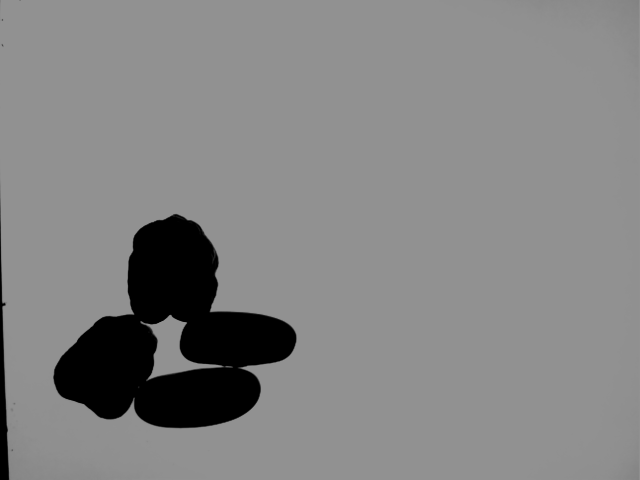
#> input picture phase 1/000007.bmp, 640 x 480 px
$ jupyter execute Erosion.ipynb
#> lines starting #> are read from the running program, lines starting #| are printed output that depends on the picture; after the words box and inside, x2 and y2 are one past the last pixel; in counts of white or black regions, pixels touching at a corner belong together
[cell 1]
import numpy as np
import cv2
import matplotlib.pyplot as plt
import time  # Importa il modulo per il timing

def connected_components_labeling(binary_image):
    h, w = binary_image.shape
    labels = np.zeros((h, w), dtype=np.int32)
    label_equivalences = {}
    next_label = 1

    # Passo 1: Assegnazione etichette provvisorie
    for i in range(h):
        for j in range(w):
            if binary_image[i, j] == 255:
                neighbors = []
                if j > 0 and labels[i, j - 1] > 0:
                    neighbors.append(labels[i, j - 1])
                if i > 0 and labels[i - 1, j] > 0:
                    neighbors.append(labels[i - 1, j])

                if not neighbors:
                    labels[i, j] = next_label
                    label_equivalences[next_label] = next_label
                    next_label += 1
                else:
                    min_label = min(neighbors)
                    labels[i, j] = min_label
                    for n in neighbors:
                        if n != min_label:
                            label_equivalences[n] = min_label

    # Passo 2: Risoluzione etichette equivalenti
    for i in range(h):
        for j in range(w):
            if labels[i, j] > 0:
                root = labels[i, j]
                while root != label_equivalences[root]:
                    root = label_equivalences[root]
                labels[i, j] = root

    unique_labels = np.unique(labels)
    num_labels = len(unique_labels) - (1 if 0 in unique_labels else 0)

    # Creazione immagine colorata con sfondo bianco
    label_hue = np.uint8(179 * labels / np.max(labels))
    blank_ch = 255 * np.ones_like(label_hue)
    labeled_img = cv2.merge([label_hue, blank_ch, blank_ch])
    labeled_img = cv2.cvtColor(labeled_img, cv2.COLOR_HSV2RGB)
    labeled_img[labels == 0] = [255, 255, 255]  # Sfondo bianco

    return labeled_img, num_labels

#%% Carica l'immagine e convertila in scala di grigi
beans_img = cv2.imread('000007.bmp')
#> beans_img is the input picture: shape (480, 640, 3); min 0, max 146, mean 131.5
img_gray = cv2.cvtColor(beans_img, cv2.COLOR_BGR2GRAY)

#%% Ritaglio dei bordi
height, width = img_gray.shape
#> height = 480; width = 640
border_x = int(height * 0.02)
#> border_x = 9
border_y = int(width * 0.02)
#> border_y = 12
img_cropped = img_gray[border_x:height-border_x, border_y:width-border_y]
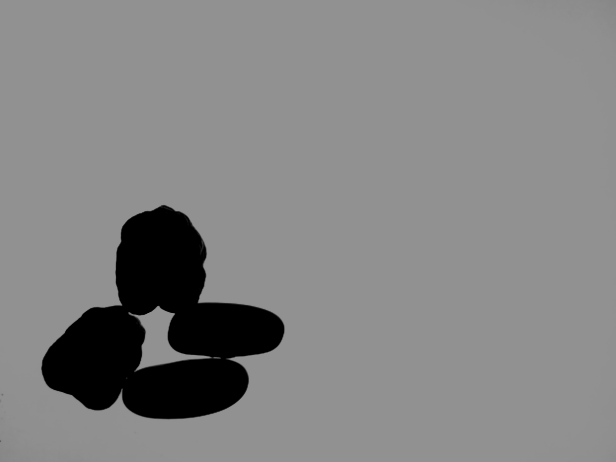
#> img_cropped: shape (462, 616); min 0, max 146, mean 131.1

#%% Segmentazione
threshold = 75
ret, img_segmented = cv2.threshold(img_cropped, threshold, 255, cv2.THRESH_BINARY_INV)
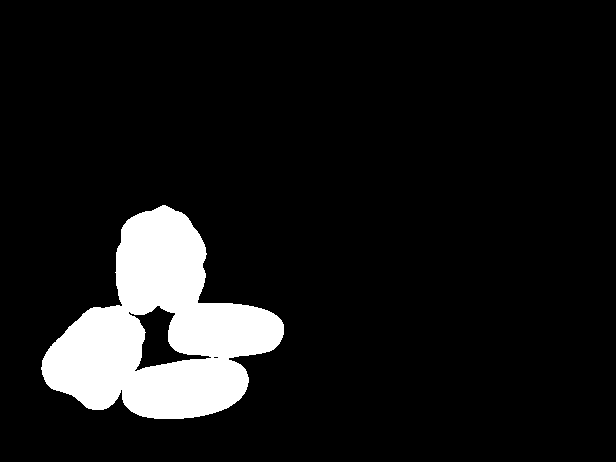
#> img_segmented: shape (462, 616); 9.5% white; 1 white region, box (x1, y1, x2, y2) and area: (41, 205, 284, 419) 26955
#> ret = 75

#%% Operazioni Morfologiche con Erosione più leggera
kernel_erode = cv2.getStructuringElement(cv2.MORPH_ELLIPSE, (3,3))  # Kernel più piccolo
img_eroded = cv2.erode(img_segmented, kernel_erode, iterations=22)  # Meno iterazioni
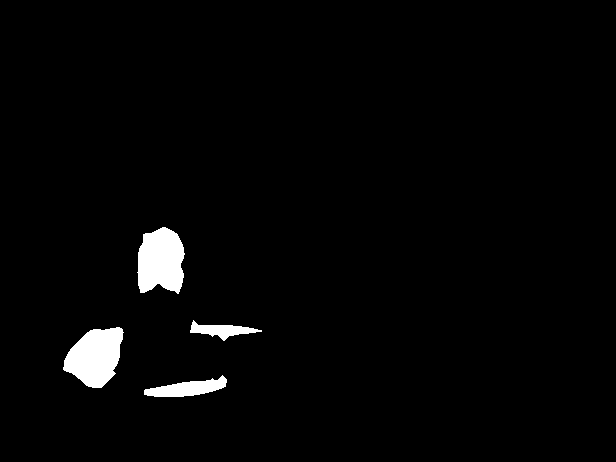
#> img_eroded: shape (462, 616); 2.3% white; 4 white regions, box (x1, y1, x2, y2) and area: (137, 227, 185, 294) 2521, (63, 327, 124, 388) 2510, (144, 375, 227, 397) 973, (190, 320, 262, 341) 637

# Apertura per eliminare rumore residuo
kernel_open = np.ones((3,3), np.uint8)
img_opened = cv2.morphologyEx(img_eroded, cv2.MORPH_OPEN, kernel_open)
#> img_opened: shape (462, 616); 2.3% white; 4 white regions, box (x1, y1, x2, y2) and area: (138, 227, 184, 293) 2516, (63, 327, 123, 388) 2508, (144, 376, 227, 397) 971, (190, 322, 258, 340) 623

#%% Misurazione del tempo
start_time = time.time()  # Inizia il timer

labeled_img, num_labels = connected_components_labeling(img_opened)
#> after the loop in connected_components_labeling, `for i in range(h):`:
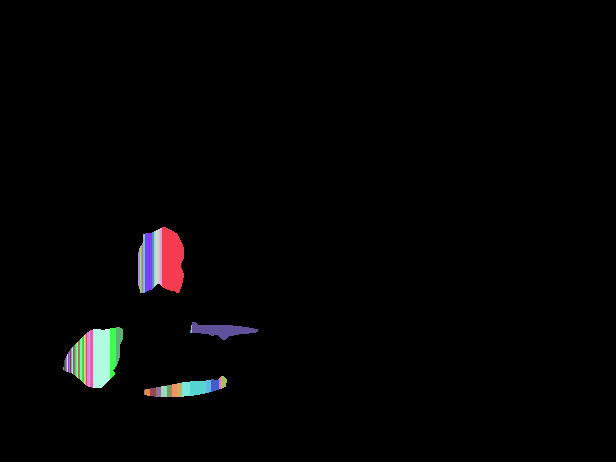
#> labels: shape (462, 616) int32; 64 distinct labels, from 0 to 63; one colour per label, 0 black
#> after the loop in connected_components_labeling, `for i in range(h):`:
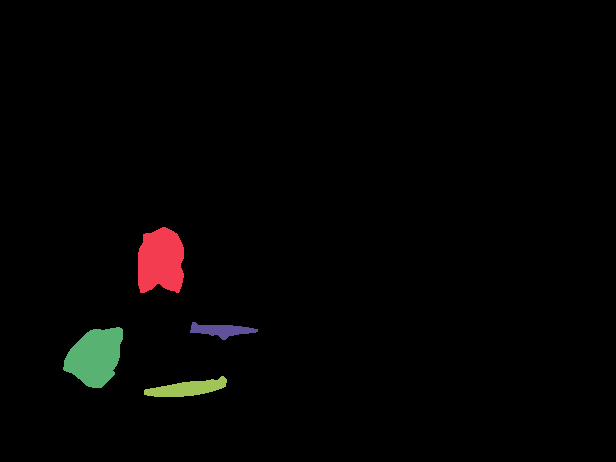
#> labels: shape (462, 616) int32; 5 distinct labels, from 0 to 48; one colour per label, 0 black
#> in connected_components_labeling, `labeled_img = cv2.cvtColor(labeled_img, cv2.COLOR_HSV2RGB)`:
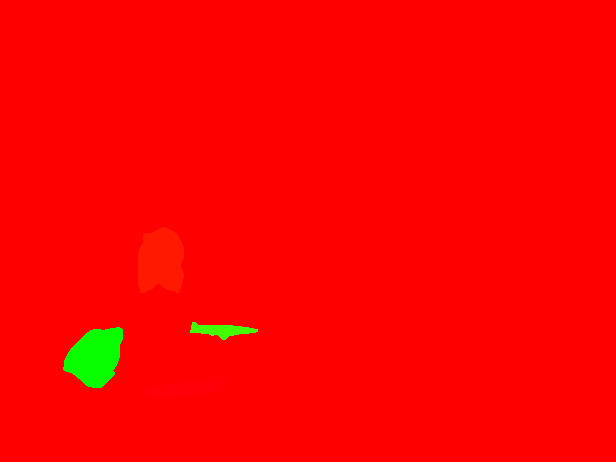
#> labeled_img: shape (462, 616, 3); mean R, G, B 252.4, 3, 0
#> in connected_components_labeling, `labeled_img[labels == 0] = [255, 255, 255]`:
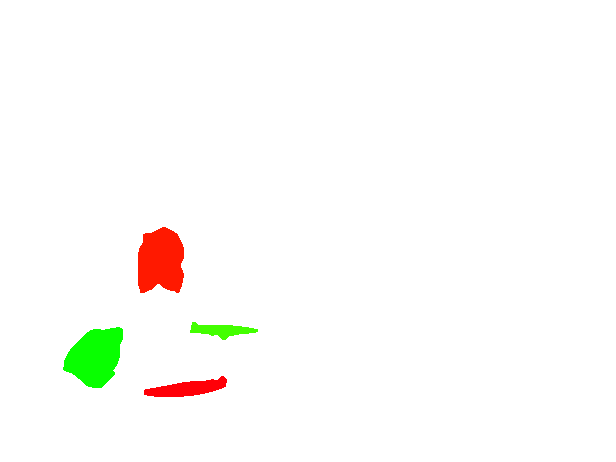
#> labeled_img: shape (462, 616, 3); mean R, G, B 252.4, 252.1, 249.1
#> num_labels = 4

end_time = time.time()  # Ferma il timer
execution_time = end_time - start_time  # Calcola il tempo trascorso

#%% Mostra solo l'ultima immagine con componenti connesse
plt.imshow(labeled_img)
plt.axis('off')
plt.title(f"Componenti Connesse con Sfondo Bianco\nNumero di componenti: {num_labels}\nTempo: {execution_time:.6f} s")
plt.show()

# Stampa il tempo di esecuzione in console
print(f"Tempo di esecuzione: {execution_time:.6f} secondi")

$ run again, with phase 1/000001.bmp copied over phase 1/000007.bmp
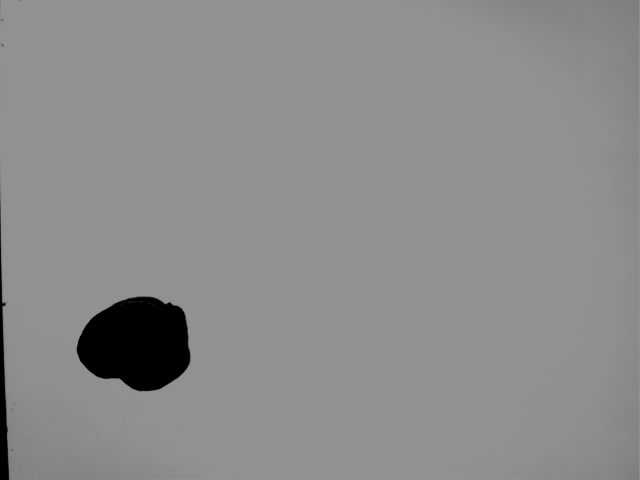
#> input picture phase 1/000001.bmp, 640 x 480 px
#> beans_img is the input picture: shape (480, 640, 3); min 0, max 145, mean 139.6
#> `ret, img_segmented = cv2.threshold(img_cropped, threshold, 255, cv2.TH..`:
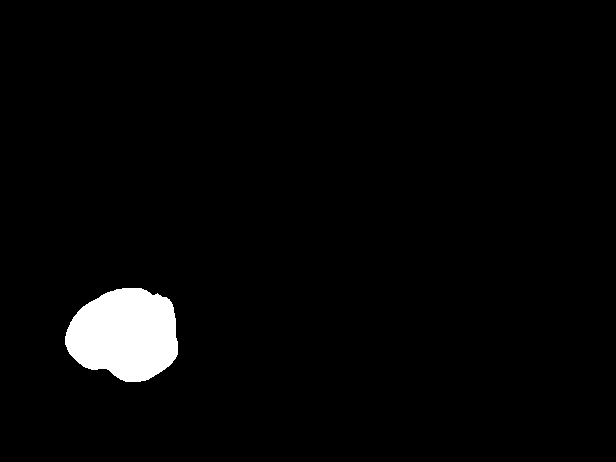
#> img_segmented: shape (462, 616); 2.9% white; 1 white region, box (x1, y1, x2, y2) and area: (65, 288, 178, 382) 8144
#> ret = 75
#> img_eroded: shape (462, 616); 0.94% white; 1 white region, box (x1, y1, x2, y2) and area: (87, 310, 156, 360) 2676
#> in connected_components_labeling, `labeled_img[labels == 0] = [255, 255, 255]`:
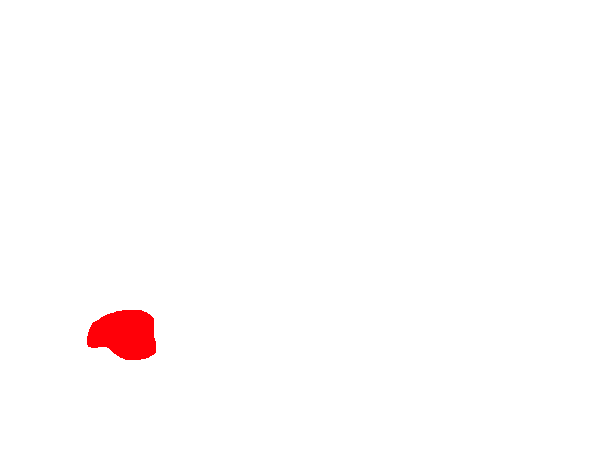
#> labeled_img: shape (462, 616, 3); mean R, G, B 255, 252.6, 252.7
#> `labeled_img, num_labels = connected_components_labeling(img_opened)`: num_labels = 1

$ run again, with phase 1/000004.bmp copied over phase 1/000007.bmp
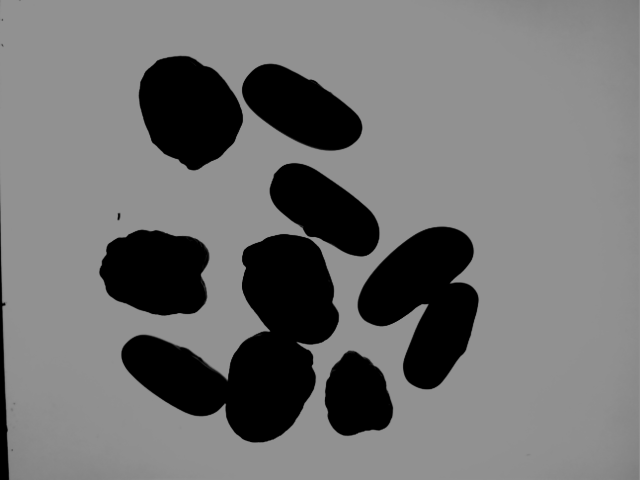
#> input picture phase 1/000004.bmp, 640 x 480 px
#> beans_img is the input picture: shape (480, 640, 3); min 0, max 146, mean 112.8
#> img_segmented: shape (462, 616); 23.1% white; 8 white regions (1 under 20 px), largest, box (x1, y1, x2, y2) and area: (109, 225, 327, 433) 21096, (346, 218, 467, 380) 11837, (127, 47, 231, 161) 8556
#> ret = 75
#> img_eroded: shape (462, 616); 6.2% white; 9 white regions, largest, box (x1, y1, x2, y2) and area: (149, 69, 209, 139) 3135, (252, 247, 305, 319) 2700, (225, 337, 282, 411) 2688
#> img_opened: shape (462, 616); 6.2% white; 10 white regions, largest, box (x1, y1, x2, y2) and area: (149, 69, 209, 139) 3135, (252, 247, 305, 318) 2698, (226, 338, 282, 411) 2684
#> after the loop in connected_components_labeling, `for i in range(h):`:
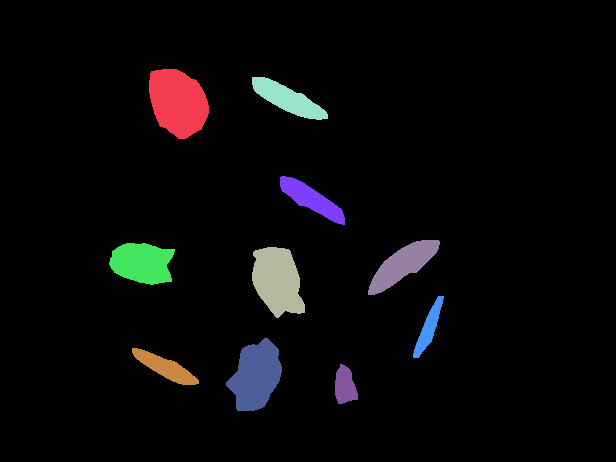
#> labels: shape (462, 616) int32; 11 distinct labels, from 0 to 112; one colour per label, 0 black
#> in connected_components_labeling, `labeled_img[labels == 0] = [255, 255, 255]`:
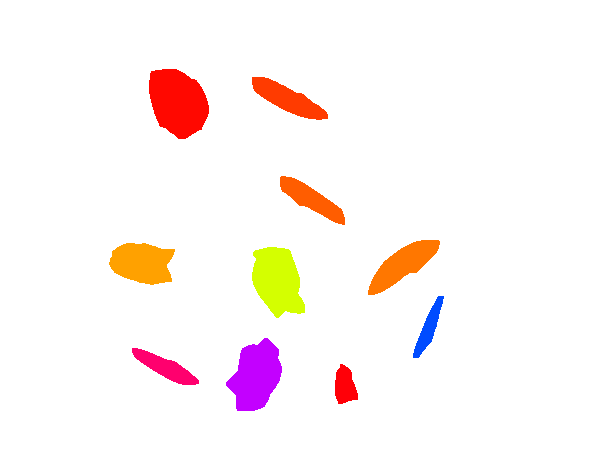
#> labeled_img: shape (462, 616, 3); mean R, G, B 253.4, 244.6, 242.7
#> `labeled_img, num_labels = connected_components_labeling(img_opened)`: num_labels = 10
